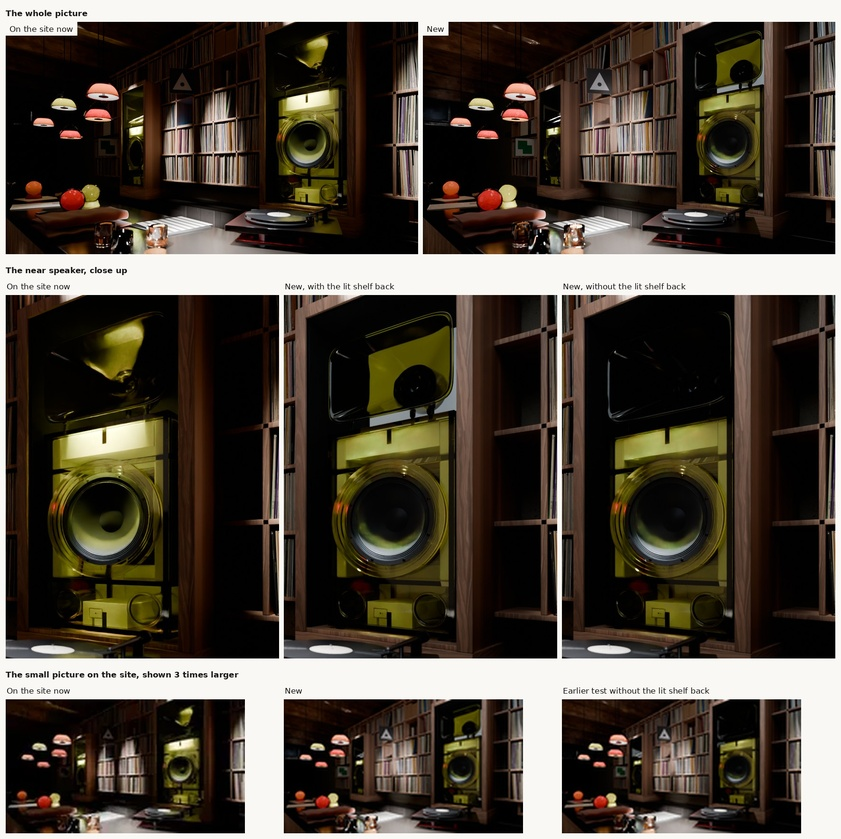
#> input picture spinoffs/barkhorn/coordinator/bar-picture-now-and-new-2026-11-22.jpg, 841 x 839 px, shrunk from 1772 x 1766 before the run
$ python finish.py bar-picture-now-and-new-2026-11-22.jpg out.png
#> lines starting #> are read from the running program, lines starting #| are printed output that depends on the picture
#!/usr/bin/env python3
"""EARF habitat finish: one camera over the whole frame (no masks).

Applies, in this order, to the whole picture alike:
  1. lens softness   (a small Gaussian blur, so the model's edges are no sharper than the scanned ground)
  2. bloom           (light from the brightest areas spills a little over what is next to them)
  3. veil            (a lens's veiling glare: 2 % of the frame's average light over everything, capped; one black floor)
  4. vignette        (corners a little darker)
  4b. shoulder       (highlights above a knee roll off toward white, so the finish never clips what the render did not)
  5. saturation      (a small global trim)
  6. grain           (film-like, strongest in the mid-tones, the same over speaker and scene)

Works in display space on an 8- or 16-bit RGB file. No region of the frame is treated differently.
Usage: finish.py in.png out.jpg [--strength 1.0] [--seed 7] [--no-grain]
Prints the settings it used (to be listed in the report under "finish").
"""
import sys, argparse
import numpy as np
from PIL import Image

def box1d(a, r, axis):
    if r < 1: return a
    n = 2*r+1
    pad = [(0,0)]*a.ndim; pad[axis] = (r+1, r)
    c = np.cumsum(np.pad(a, pad, mode='edge'), axis=axis, dtype=np.float64)
    hi = [slice(None)]*a.ndim; lo = [slice(None)]*a.ndim
    hi[axis] = slice(n, None); lo[axis] = slice(0, -n)
    return ((c[tuple(hi)] - c[tuple(lo)]) / n).astype(np.float32)

def gauss(a, sigma):
    """Gaussian blur by three box blurs (good to a few percent); sub-pixel sigmas by a small 3-tap kernel."""
    if sigma <= 0: return a
    if sigma < 1.2:
        w = np.exp(-0.5/(sigma*sigma)); k = np.array([w, 1.0, w], np.float32); k /= k.sum()
        out = a
        for ax in (0, 1):
            p = [(0,0)]*a.ndim; p[ax] = (1,1)
            b = np.pad(out, p, mode='edge')
            s0 = [slice(None)]*a.ndim; s1 = [slice(None)]*a.ndim; s2 = [slice(None)]*a.ndim
            s0[ax] = slice(0,-2); s1[ax] = slice(1,-1); s2[ax] = slice(2,None)
            out = k[0]*b[tuple(s0)] + k[1]*b[tuple(s1)] + k[2]*b[tuple(s2)]
        return out
    r = max(1, int(round(np.sqrt(sigma*sigma*12/3 + 1)/2 - 0.5)))
    out = a
    for _ in range(3):
        out = box1d(out, r, 0); out = box1d(out, r, 1)
    return out

def finish(img, strength=1.0, seed=7, grain=True, verbose=True, shoulder=True):
#> called with strength = 1, seed = 7, grain = True, verbose = True, shoulder = True
    a = np.asarray(img.convert('RGB')).astype(np.float32) / 255.0
    H, W = a.shape[:2]
#> H = 839; W = 841
    k = W / 2400.0                      # settings are written for a 2400 px wide final
#> k = 0.35
    s = strength
    lin = np.power(a, 2.2)
    # 1. lens softness
    soft = 0.75 * k * s
#> soft = 0.263
    lin = gauss(lin, soft)
    # 2. bloom from the highlights (linear threshold 0.55 = display 0.76)
    lum = lin @ np.array([0.2126, 0.7152, 0.0722], np.float32)
    hl = lin * np.clip((lum - 0.55) / 0.45, 0, 1)[..., None]
    glow = 0.65 * gauss(hl, 18 * k) + 0.35 * gauss(hl, 70 * k)
#> call 2 of gauss, with sigma = 6.31
#> after the loop in gauss (call 2), `for _ in range(3):`:
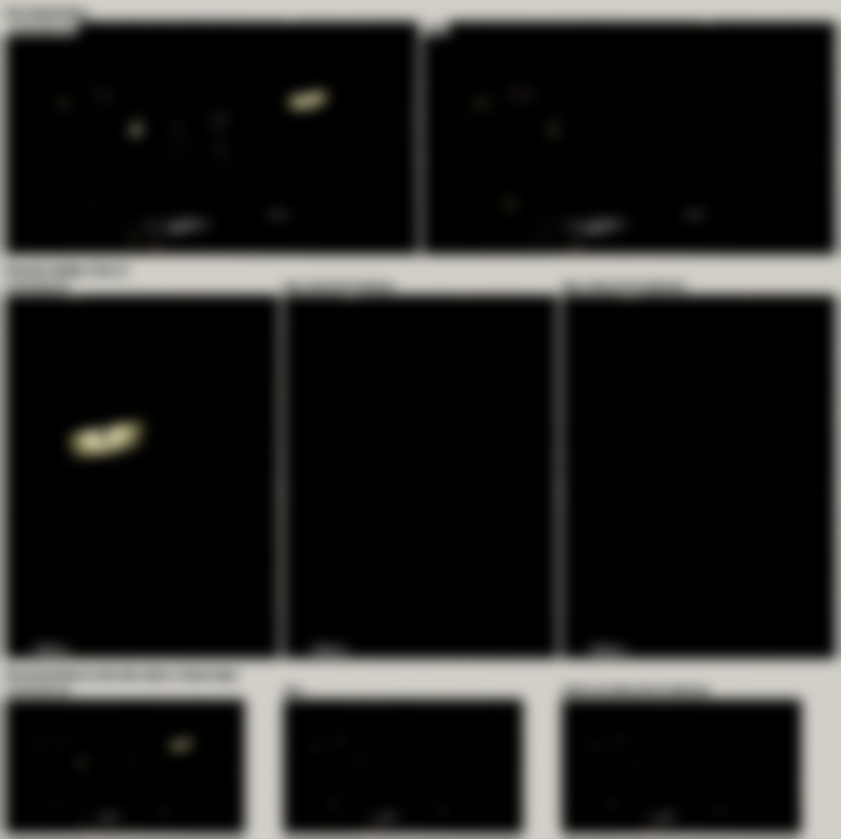
#> out: shape (839, 841, 3) float32; mean R, G, B 0.138, 0.137, 0.131
    bloom_gain = 0.45 * s
    lin = lin + bloom_gain * glow
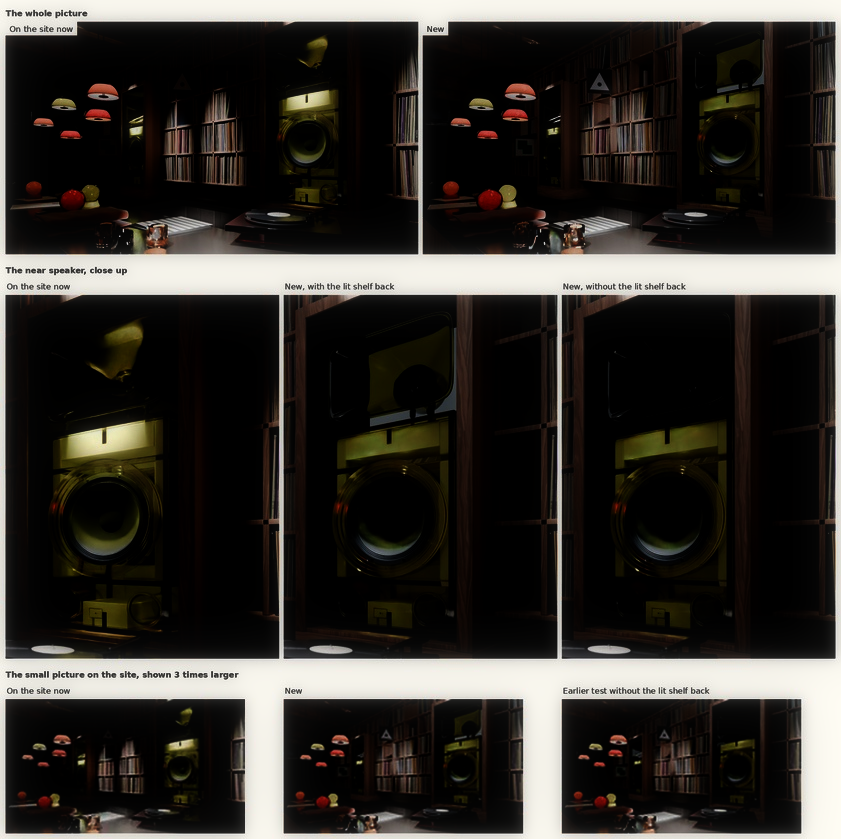
#> lin: shape (839, 841, 3) float32; mean R, G, B 0.277, 0.261, 0.238; drawn with min black and max white
    # 3. veil: 2 % of the frame's average light over everything
    veil = 0.020 * s
    v = veil * lin.reshape(-1, 3).mean(axis=0)
#> v = [0.00554, 0.00522, 0.00476]
    v_lum = float(v @ np.array([0.2126, 0.7152, 0.0722], np.float32))
#> v_lum = 0.00525
    if v_lum > 0.0012: v = v * (0.0012 / v_lum)     # capped, so a bright foggy frame is not washed out
#> v = [0.00126, 0.00119, 0.00109]
    lin = lin * (1 - veil) + v
    # 4. vignette: about -0.4 EV in the corners
    yy, xx = np.mgrid[0:H, 0:W].astype(np.float32)
    r = np.sqrt(((xx - W/2) / (W/2))**2 + ((yy - H/2) / (H/2))**2) / np.sqrt(2)
    vig = 0.24 * s
    lin = lin * (1 - vig * np.power(r, 2.2))[..., None]
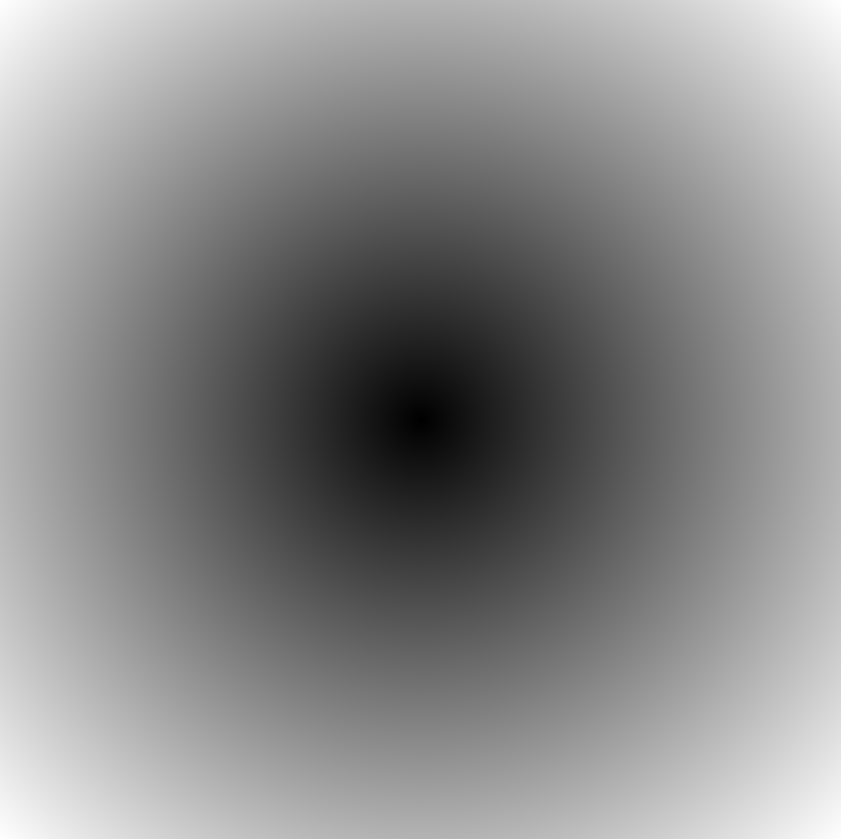
#> r: shape (839, 841) float32; min 0.00119, max 1, mean 0.541
    # highlight shoulder: the finish must not clip what the render did not; values above the knee roll off toward 1
    if shoulder:
        knee = 0.70
        hi = lin > knee
        lin = np.where(hi, knee + (1 - knee) * (1 - np.exp(-(lin - knee) / (1 - knee))), lin)
    out = np.power(np.clip(lin, 0, 1), 1/2.2)
    # 5. saturation trim
    sat = 1 - 0.06 * s
    g = out @ np.array([0.2126, 0.7152, 0.0722], np.float32)
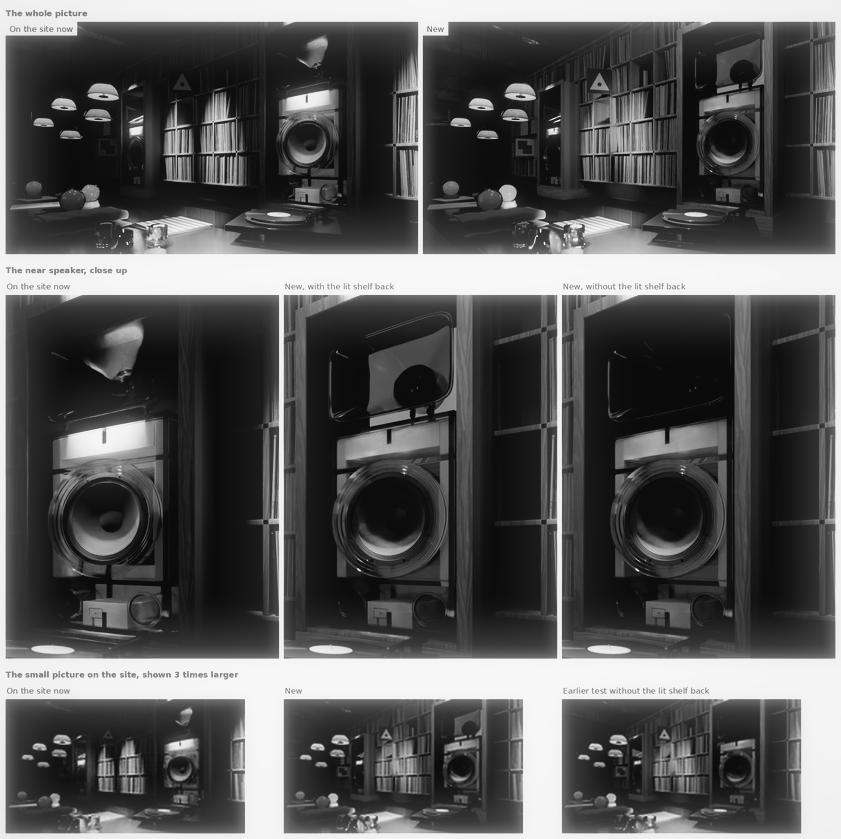
#> g: shape (839, 841) float32; min 0.0442, max 0.976, mean 0.351
    out = g[..., None] + (out - g[..., None]) * sat
    # 6. grain: mid-tones strongest; three quarters shared by the channels, one quarter per channel
    amp = 0.0
    if grain:
        rng = np.random.default_rng(seed)
        gs = max(0.45, 0.62 * k)          # grain size
#> gs = 0.45
        n_l = gauss(rng.standard_normal((H, W)).astype(np.float32), gs)
        n_l /= n_l.std()
        n_c = gauss(rng.standard_normal((H, W, 3)).astype(np.float32), gs)
#> after the loop in gauss (call 5), `for ax in (0, 1):`:
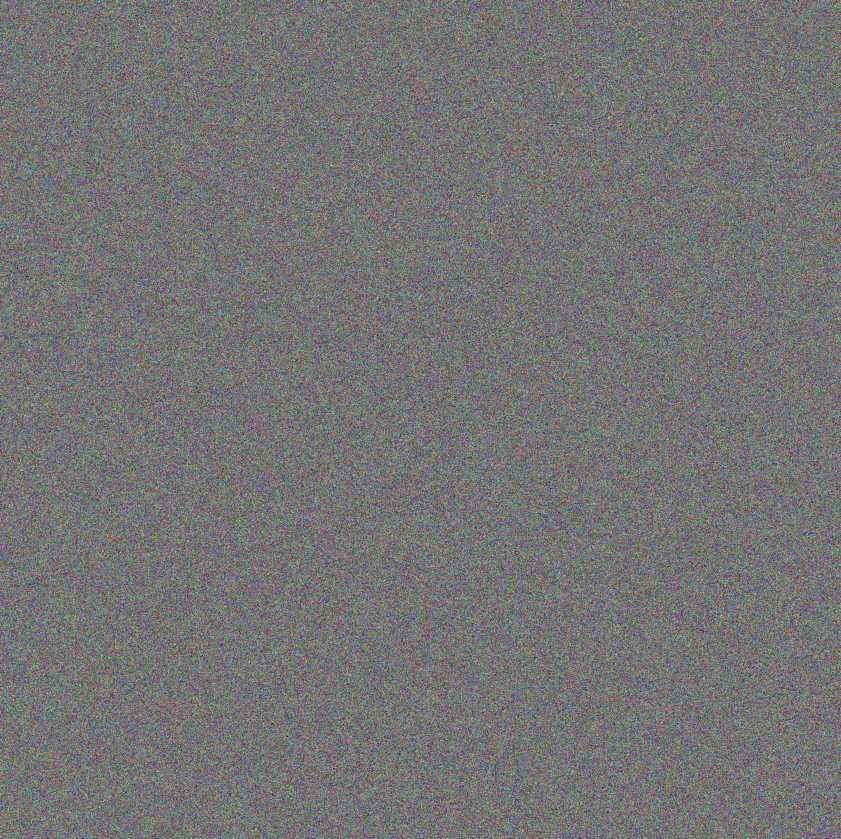
#> out: shape (839, 841, 3) float32; mean of channels 0, 1, 2 0.000132, -0.00205, 0.000773; drawn with min black and max white
        n_c /= n_c.std()
        amp = 0.020 * s
        L = np.clip(out @ np.array([0.2126, 0.7152, 0.0722], np.float32), 0, 1)
        w = 0.35 + 0.65 * np.sqrt(np.clip(4 * L * (1 - L), 0, 1))
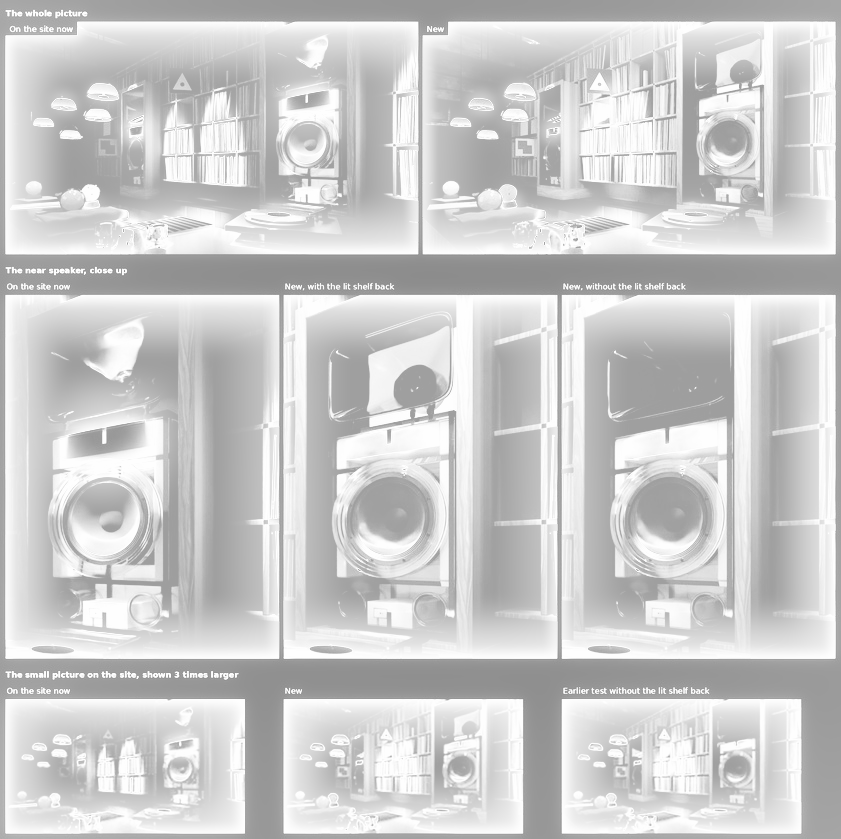
#> w: shape (839, 841) float32; min 0.55, max 1, mean 0.8
        out = out + amp * w[..., None] * (0.75 * n_l[..., None] + 0.25 * n_c)
    out = np.clip(out, 0, 1)
    settings = dict(width=W, strength=s, soft_sigma_px=round(float(soft), 2), bloom_gain=bloom_gain,
                    bloom_sigmas_px=(round(18*k, 1), round(70*k, 1)), veil=veil, vignette=vig, saturation=round(sat, 3),
                    grain_amp=amp, seed=seed, shoulder=bool(shoulder))
    if verbose: print('finish:', settings)
#| finish: {'width': 841, 'strength': 1.0, 'soft_sigma_px': 0.26, 'bloom_gain': 0.45, 'bloom_sigmas_px': (6.3, 24.5), 'veil': 0.02, 'vignette': 0.24, 'saturation': 0.94, 'grain_amp': 0.02, 'seed': 7, 'shoulder': True}
    return Image.fromarray((out * 255 + 0.5).astype(np.uint8)), settings

if __name__ == '__main__':
    ap = argparse.ArgumentParser()
    ap.add_argument('src'); ap.add_argument('dst')
    ap.add_argument('--strength', type=float, default=1.0)
    ap.add_argument('--seed', type=int, default=7)
    ap.add_argument('--no-grain', action='store_true')
    ap.add_argument('--no-shoulder', action='store_true', help='as before 14 Nov: no highlight roll-off')
    o = ap.parse_args()
    im, _ = finish(Image.open(o.src), o.strength, o.seed, not o.no_grain, True, not o.no_shoulder)
    if o.dst.lower().endswith(('.jpg', '.jpeg')): im.save(o.dst, quality=93, subsampling=0)
    else: im.save(o.dst)
